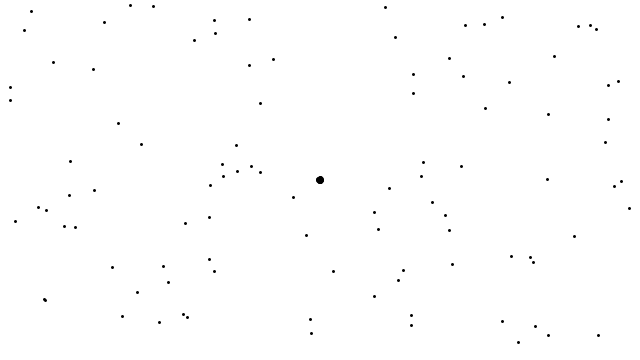
Frame 1 (no input)
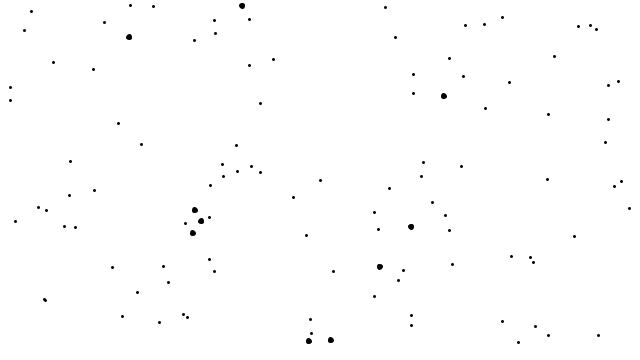
Frame 60 (the mouse pressed at the canvas centre just before this capture)
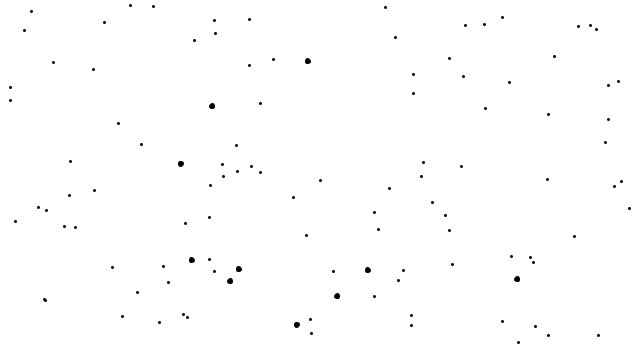
Frame 120 (the mouse held since frame 60 and released just before this capture)

The Processing sketch that drew these frames (run headless with seeded random() and noise(); from frame 60 on, the mouse is pressed at the canvas centre):

// Processing sketch: player
// ── player.pde
Player player;
ArrayList<PVector> positions;
ArrayList<Walker> walkers;
void setup() {
  size(640, 360);
  player = new Player();
  positions = new ArrayList<PVector>();
  for (int i = 0; i < 100; i++) {
    positions.add(new PVector(random(0,width), random(0,height)));
  }
  
  walkers = new ArrayList<Walker>();
  for(int i = 0; i < 10; i++) {
    walkers.add(new Walker());
  }
  strokeWeight(3);
  smooth(4);
}

void draw() {
  background(255);
  
  pushMatrix();
  PVector test = player.position.copy().rotate(player.angle);
  translate(width/2 - test.x, height/2 - test.y);
  rotate(player.angle);
  player.update();
  player.draw();
  for (PVector p : positions) {
    point(p.x, p.y);
  }
  
  for(Walker w : walkers) { 
    w.update();
    w.draw();
  }
  popMatrix();
}

void keyPressed() {
  if (key == CODED) {
    if (keyCode == UP) {
      player.velocity.add(new PVector(0,-0.5));
    } else if (keyCode == DOWN) {
      player.velocity.add(new PVector(0,0.5));
    } else if (keyCode == LEFT) {
      player.angle += 0.15;
    } else if (keyCode == RIGHT) {
      player.angle -= 0.15;
    }
  }
 
}

class Player {
  PVector position;
  PVector velocity;
  float angle;
  
  Player() {
    position = new PVector(width/2, height/2);
    velocity = new PVector();
  }
  
  void update() {
    position.add(velocity.copy().rotate(-angle));
  }
  
  void draw() {
    PVector other = PVector.add(position, velocity.copy().rotate(-angle).setMag(10));
    line(position.x, position.y, other.x, other.y);
  }
}

class Walker {
  PVector position;
  PVector velocity;
  PVector acceleration;
  
  float maxVelocity = 5;
  float maxSteeringForce = 0.2;
  
  Walker() {
    position = new PVector(width/2, height/2);
    velocity = new PVector(0,0);
    acceleration = new PVector(0,0);
  }
  
  void update() {
    
    applyRandomForce();
    if (PVector.dist(player.position, position) < 100) {
      applySteeringForce(-10);
    } else {
      applySteeringForce(1);
    }
    
    velocity.add(acceleration);
    velocity.limit(maxVelocity);
    position.add(velocity);
    acceleration.mult(0);
  }
  
  void applySteeringForce(float mult) {
    PVector target = player.position;
    PVector desired = PVector.sub(target, position);
    
    PVector steering = PVector.sub(desired, velocity);
    steering.setMag(maxSteeringForce);
    applyForce(steering.mult(mult));
  }
  
  void applyRandomForce() {
    applyForce(new PVector(random(2)-1, random(2)-1));
  }
  
  void draw() {
    circle(position.x, position.y, 3); 
  }
  
  void applyForce(PVector force) { 
    acceleration.add(force);
  }
}
